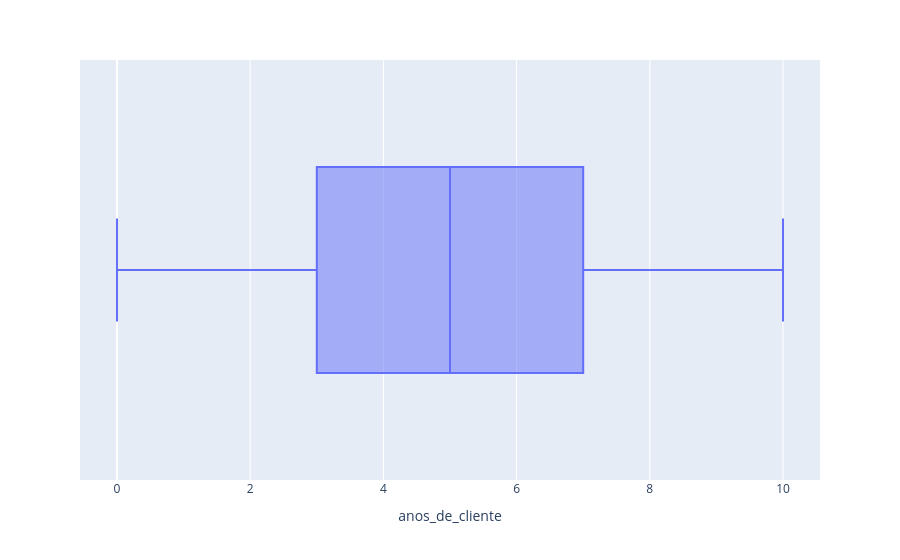

The notebook cell this image was saved under:
### Code cell
px.box(dados_brutos, x='anos_de_cliente')

### Figure 1 — Plotly figure (JSON) as saved in the notebook; plotly's stock layout.template omitted (floating-point values rounded to 4 significant figures; data arrays with more than 128 entries replaced by an {"elided": "..."} marker saying what was removed)
{"data": [{"alignmentgroup": "True", "hovertemplate": "anos_de_cliente=%{x}<extra></extra>", "legendgroup": "", "marker": {"color": "#636efa"}, "name": "", "notched": false, "offsetgroup": "", "orientation": "h", "showlegend": false, "type": "box", "x": {"elided": "10000 int values"}, "x0": " ", "xaxis": "x", "y0": " ", "yaxis": "y"}], "layout": {"boxmode": "group", "legend": {"tracegroupgap": 0}, "margin": {"t": 60}, "xaxis": {"anchor": "y", "domain": [0, 1], "title": {"text": "anos_de_cliente"}}, "yaxis": {"anchor": "x", "domain": [0, 1]}}}
